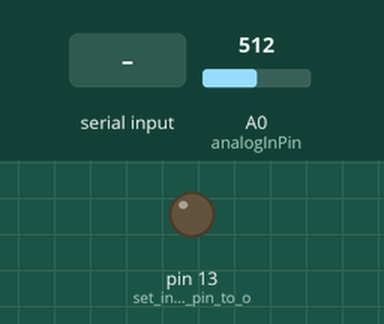
Bench run of a sketch on a simulated Arduino Uno, built with avr-gcc and run on an emulated ATmega328P. Parts: output pins drawn as LEDs (lit = HIGH). The test bench sets the inputs (shaded band); at power-on: A0 (analogInPin) = 512. What the sketch prints to the serial monitor is not drawn.

Above: at 1.2 s.
1.3 s: "1" received over Serial
At 2.5 s:
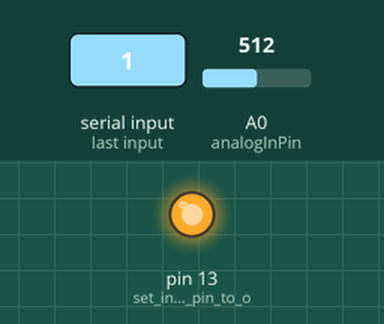
2.8 s: "0" received over Serial
At 3.6 s:
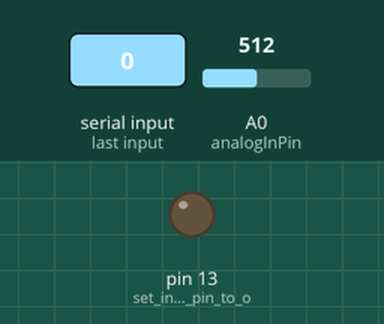
Timing chart, 0 to 5.8 s (numbered marks = the images above; inputs shaded):
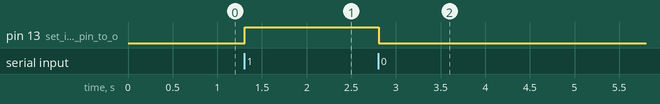

Measured:
- after the input at 1.3 s, pin 13 (set_internal_LED_pin_to_o): LOW → HIGH at once
- after the input at 2.8 s, pin 13 (set_internal_LED_pin_to_o): HIGH → LOW at once

The sketch:

nodeServerSerialArduino.ino
```cpp
/*
  Arduino code:
  Example of sending and receiving data via serial to a web server.
  Works with node.js examples nodeSerialServer and nodeSerialServerSocket
*/

const int analogInPin = A0;
int outputValue = 0;
int sensorValue = 0;

void setup()
{
  pinMode(13,OUTPUT); //set internal LED pin to output
  Serial.begin(57600);
  while (!Serial) {;}
}

void loop()
{
  // read the analog in value
  // send it out the serial port as ASCII encoded line if it changed
  sensorValue = analogRead(analogInPin);
  if(sensorValue!=outputValue) {
    outputValue=sensorValue;
    Serial.println(outputValue,DEC);
  }

  // if data came in, read it and set the LED
  // expects ascii-encoded '0' or '1'
  while (Serial.available() > 0) {
    // read the incoming byte:
    byte incomingByte = Serial.read();
    if(incomingByte=='1')
      digitalWrite(13,HIGH);
    else if(incomingByte=='0')
      digitalWrite(13,LOW);
  }

  //wait 10ms
  delay(10);
}
```
